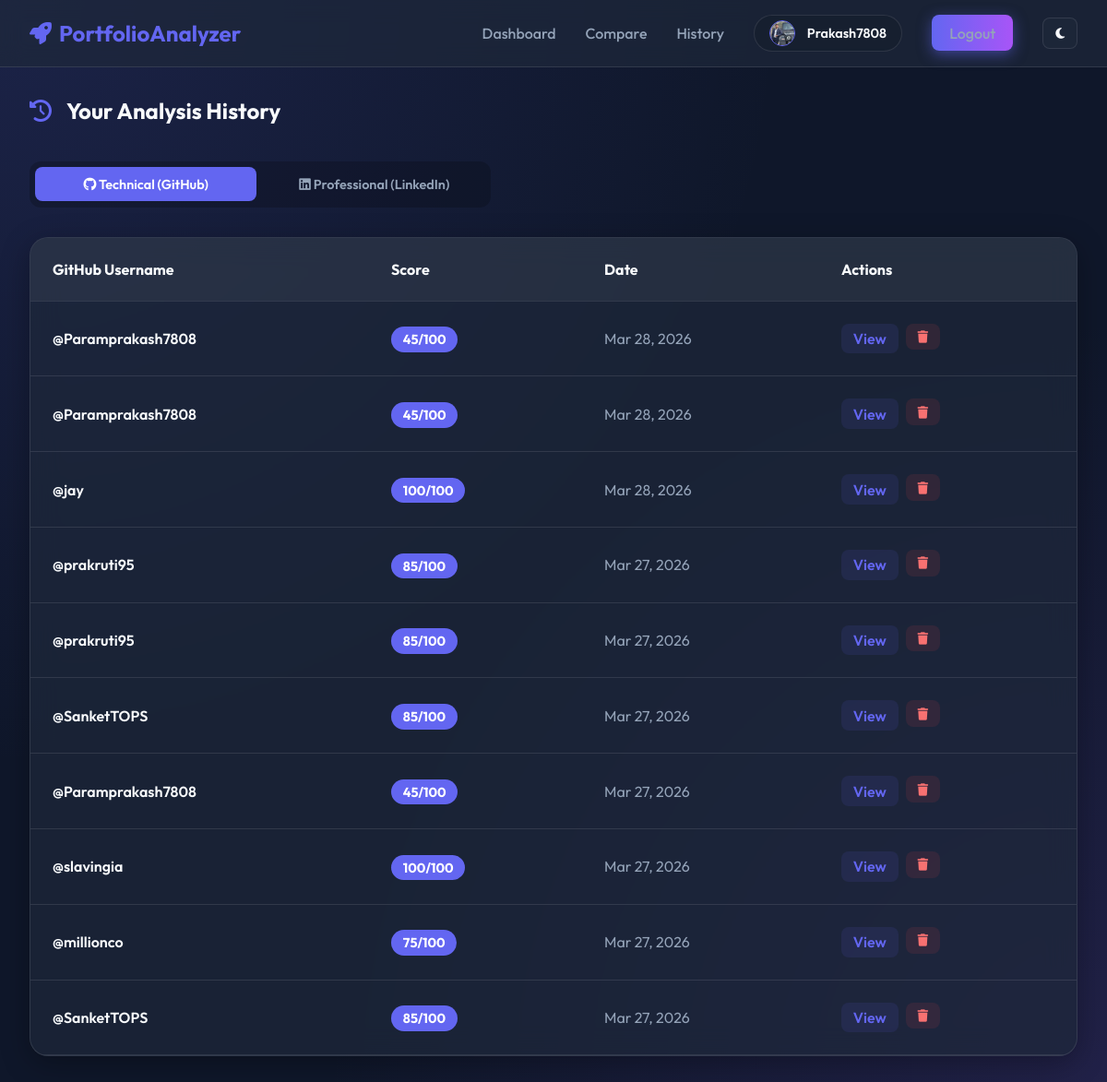
Page /history/ (signed in) on the earlier database version.
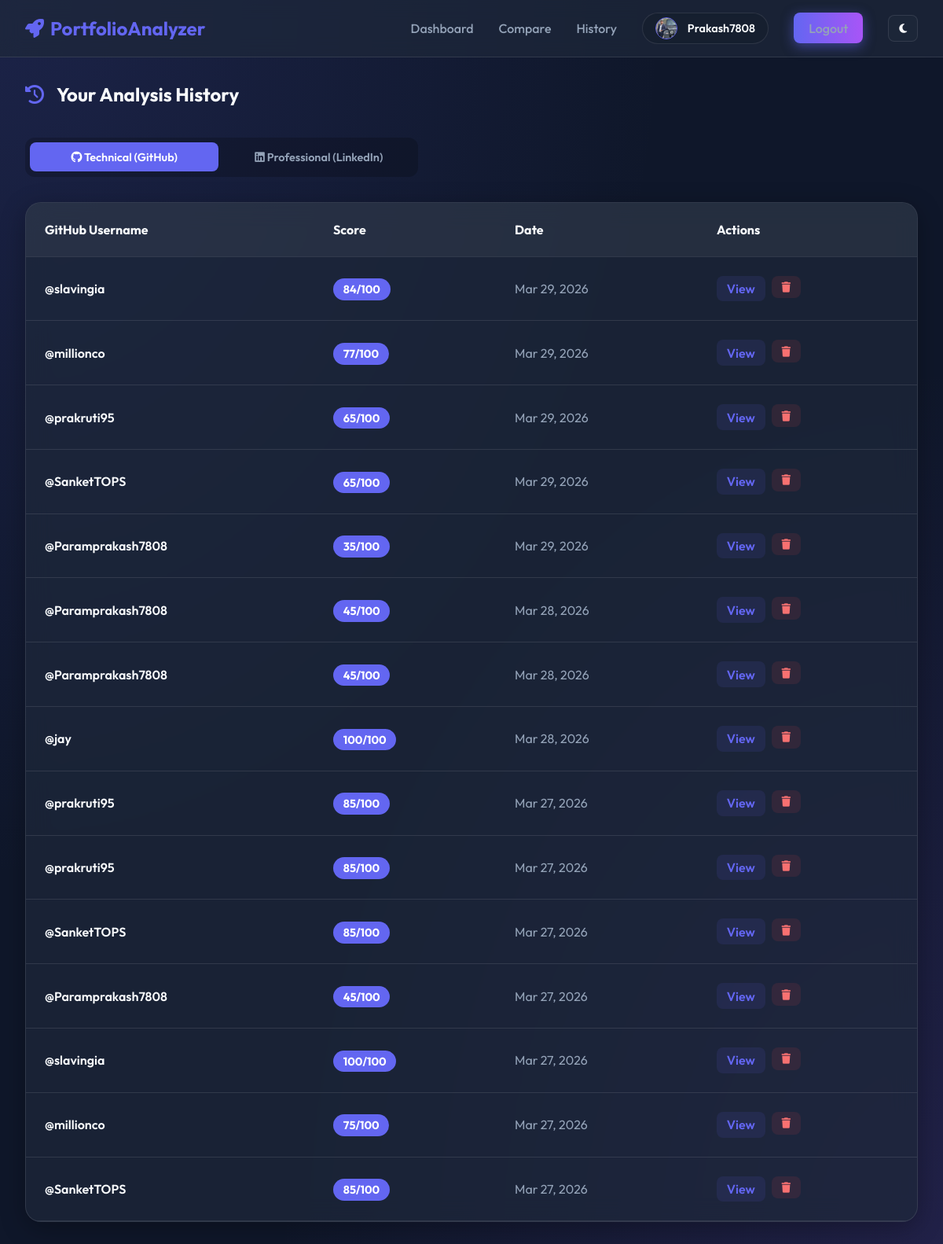
Same page on the later database version.
### users/models.py (models this page shows, shortened)
class Profile(models.Model):
    user = models.OneToOneField(User, on_delete=models.CASCADE)
    github_username = models.CharField(max_length=100, blank=True, null=True)
    profile_image = models.ImageField(upload_to='profiles/', blank=True, null=True)
    bio = models.TextField(blank=True, null=True)
    is_blocked = models.BooleanField(default=False)

### analyzer/models.py (models this page shows, shortened)
class AnalysisReport(models.Model):
    id = models.UUIDField(primary_key=True, default=uuid.uuid4, editable=False)
    user = models.ForeignKey(User, on_delete=models.CASCADE, related_name='analyses', null=True, blank=True)
    github_username = models.CharField(max_length=100)
    total_repos = models.IntegerField(default=0)
    total_stars = models.IntegerField(default=0)
    languages = models.JSONField(default=dict)
    account_age_years = models.DecimalField(max_digits=5, decimal_places=2, null=True, blank=True)
    score = models.IntegerField(default=0)
    is_public = models.BooleanField(default=True)
    skills = models.JSONField(default=list)
    weaknesses = models.JSONField(default=list)
    suggestions = models.JSONField(default=list)
    created_at = models.DateTimeField(auto_now_add=True)

### analyzer/views.py (the view)
# urls.py: path('history/', views.history, name='history'),
@login_required
def history(request):
    github_reports = AnalysisReport.objects.filter(user=request.user).order_by('-created_at')
    linkedin_reports = LinkedInReport.objects.filter(user=request.user).order_by('-created_at')
    return render(request, 'analyzer/history.html', {
        'github_reports': github_reports,
        'linkedin_reports': linkedin_reports
    })

### templates/analyzer/history.html (shortened to what this page needs)
{% extends 'base.html' %}
{% block content %}
<div class="container">
    <h2 style="margin-bottom: 2.5rem; display: flex; align-items: center; gap: 1rem;">
        <i class="fas fa-history" style="color: var(--primary);"></i> Your Analysis History
    </h2>
    <div style="display: flex; gap: 0.5rem; margin-bottom: 2rem; background: rgba(0,0,0,0.2); padding: 0.4rem; border-radius: 12px; max-width: 500px;">
        <button onclick="switchHistoryTab('github')" id="tab-github" class="btn" style="flex: 1; background: var(--primary); color: white; border-radius: 8px; font-size: 0.9rem;">
            <i class="fab fa-github"></i> Technical (GitHub)
        </button>
        <button onclick="switchHistoryTab('linkedin')" id="tab-linkedin" class="btn" style="flex: 1; background: transparent; color: var(--text-dim); border-radius: 8px; font-size: 0.9rem;">
            <i class="fab fa-linkedin"></i> Professional (LinkedIn)
        </button>
    </div>
    <div id="github-history">
        {% if github_reports %}
            <div class="glass-card" style="padding: 0; overflow: hidden;">
                <table style="width: 100%; border-collapse: collapse; text-align: left;">
                    <thead>
                        <tr style="background: rgba(255,255,255,0.05); border-bottom: 1px solid var(--glass-border);">
                            <th style="padding: 1.5rem;">GitHub Username</th>
                            <th style="padding: 1.5rem;">Score</th>
                            <th style="padding: 1.5rem;">Date</th>
                            <th style="padding: 1.5rem;">Actions</th>
                        </tr>
                    </thead>
                    <tbody>
                        {% for report in github_reports %}
                            <tr style="border-bottom: 1px solid var(--glass-border); transition: 0.3s;" onmouseover="this.style.background='rgba(255,255,255,0.03)'" onmouseout="this.style.background='transparent'">
                                <td style="padding: 1.5rem; font-weight: 600;">@{{ report.github_username }}</td>
                                <td style="padding: 1.5rem;">
                                    <span style="background: var(--primary); color: white; padding: 0.3rem 0.8rem; border-radius: 20px; font-weight: 700; font-size: 0.9rem;">
                                        {{ report.score }}/100
                                    </span>
                                </td>
                                <td style="padding: 1.5rem; color: var(--text-dim);">{{ report.created_at|date:"M j, Y" }}</td>
                                <td style="padding: 1.5rem; display: flex; gap: 0.5rem;">
                                    <a href="{% url 'analysis_result' report.id %}" class="btn" style="background: rgba(99, 102, 241, 0.1); color: var(--primary); padding: 0.4rem 0.8rem;">View</a>
                                    <form action="{% url 'delete_report' report.id %}" method="POST" onsubmit="return confirm('Delete this GitHub report?')">
                                        <button type="submit" class="btn" style="background: rgba(239, 68, 68, 0.1); color: #f87171; padding: 0.4rem 0.8rem;"><i class="fas fa-trash"></i></button>
                                    </form>
                                </td>
                            </tr>
                        {% endfor %}
                    </tbody>
                </table>
            </div>
        {% else %}
            <div class="glass-card" style="text-align: center; padding: 3rem;">
                <p style="color: var(--text-dim);">No GitHub reports found.</p>
            </div>
        {% endif %}
    </div>
</div>
{% endblock %}

### templates/base.html (shortened to what this page needs)
<!DOCTYPE html>
<html lang="en">
<head>
    <link rel="stylesheet" href="https://cdnjs.cloudflare.com/ajax/libs/font-awesome/6.5.1/css/all.min.css">
</head>
<body>
    <nav class="navbar">
        <a href="/" class="logo">
            <i class="fas fa-rocket"></i> PortfolioAnalyzer
        </a>
        <div class="nav-links">
            <a href="{% url 'dashboard' %}">Dashboard</a>
            <a href="{% url 'compare' %}">Compare</a>
            {% if user.is_authenticated %}
                <a href="{% url 'history' %}">History</a>
                <div style="display: flex; align-items: center; gap: 0.8rem; background: rgba(0,0,0,0.1); padding: 0.3rem 1rem; border-radius: 30px; border: 1px solid var(--glass-border);">
                    {% if user.profile %}
                        <img src="{% if user.profile.profile_image %}{{ user.profile.profile_image.url }}{% else %}https://api.dicebear.com/7.x/avataaars/svg?seed={{ user.username }}{% endif %}"
                             style="width: 28px; height: 28px; border-radius: 50%; object-fit: cover; border: 1px solid var(--primary);">
                        <a href="{% url 'profile' %}" style="color: var(--text-main); font-weight: 600; font-size: 0.9rem;">{{ user.username }}</a>
                    {% endif %}
                </div>
                <a href="{% url 'logout' %}" class="btn btn-primary" style="background: linear-gradient(90deg, #6366f1, #a855f7); border: none;">Logout</a>
            {% else %}
                <a href="{% url 'login' %}">Login</a>
                <a href="{% url 'register' %}" class="btn btn-primary">Sign Up</a>
            {% endif %}
            <button id="theme-toggle" class="btn" style="background: var(--glass); border: 1px solid var(--glass-border); color: var(--text-main); padding: 0.5rem 0.8rem;">
                <i class="fas fa-moon" id="theme-icon"></i>
            </button>
        </div>
    </nav>
    <div class="container">
        {% block content %}{% endblock %}
    </div>
</body>
</html>

### templates/base.html (style rules this page uses)
:root { --primary: #6366f1; --primary-glow: rgba(99, 102, 241, 0.5); --bg-dark: #0f172a; --glass: rgba(30, 41, 59, 0.7); --glass-border: rgba(255, 255, 255, 0.1); --text-main: #f8fafc; --text-dim: #94a3b8; --card-bg: rgba(30, 41, 59, 0.7); --input-bg: rgba(15, 23, 42, 0.5); }
* { margin: 0; padding: 0; box-sizing: border-box; font-family: 'Outfit', sans-serif; }
body { background-color: var(--bg-dark); color: var(--text-main); min-height: 100vh; background-image: radial-gradient(at 0% 0%, rgba(99, 102, 241, 0.15) 0px, transparent 50%), radial-gradient(at 100% 100%, rgba(139, 92, 246, 0.15) 0px, transparent 50%); overflow-x: hidden; }
.navbar { backdrop-filter: blur(12px); background: var(--glass); border-bottom: 1px solid var(--glass-border); padding: 1rem 2rem; display: flex; justify-content: space-between; align-items: center; position: sticky; top: 0; z-index: 1000; }
.logo { font-size: 1.5rem; font-weight: 700; color: var(--primary); text-decoration: none; display: flex; align-items: center; gap: 0.5rem; }
.nav-links { display: flex; gap: 2rem; align-items: center; }
.nav-links a { color: var(--text-dim); text-decoration: none; font-weight: 500; transition: 0.3s; }
.btn { padding: 0.6rem 1.2rem; border-radius: 8px; font-weight: 600; cursor: pointer; transition: 0.3s; text-decoration: none; display: inline-block; border: none; }
.btn-primary { background: var(--primary); color: white; box-shadow: 0 4px 15px var(--primary-glow); }
.container { max-width: 1200px; margin: 2rem auto; padding: 0 1rem; }
.glass-card { background: var(--glass); backdrop-filter: blur(16px); border: 1px solid var(--glass-border); border-radius: 20px; padding: 2rem; box-shadow: 0 8px 32px rgba(0, 0, 0, 0.3); }

Differences in the rows shown:
added AnalysisReport: github_username "slavingia", score "84", created_at "Mar 29, 2026"
added AnalysisReport: github_username "millionco", score "77", created_at "Mar 29, 2026"
added AnalysisReport: github_username "prakruti95", score "65", created_at "Mar 29, 2026"
added AnalysisReport: github_username "SanketTOPS", score "65", created_at "Mar 29, 2026"
added AnalysisReport: github_username "Paramprakash7808", score "35", created_at "Mar 29, 2026"
